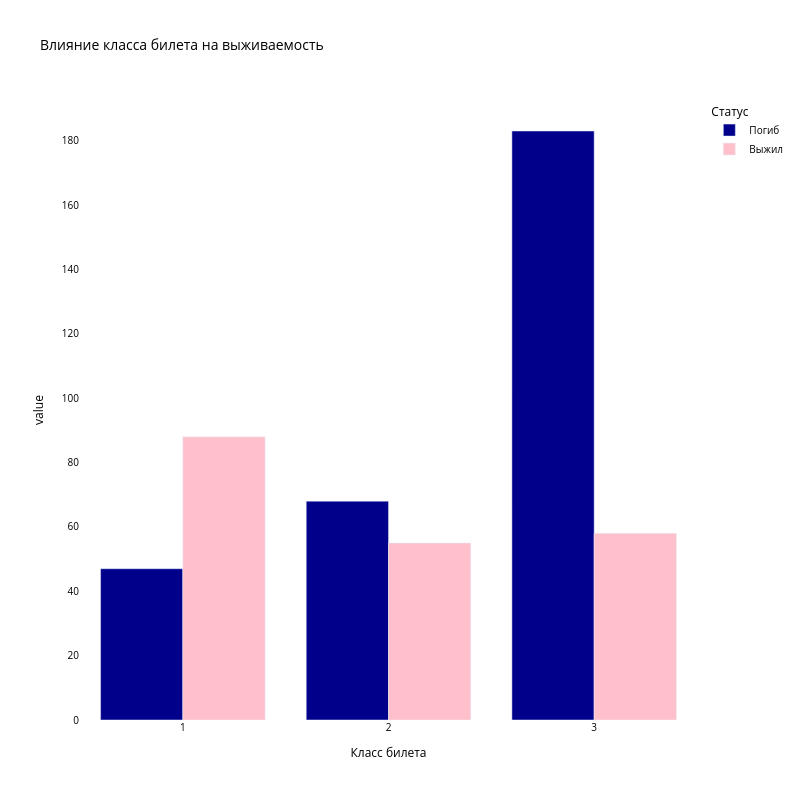

The notebook cell this image was saved under:
### Markdown cell above
Попробуем немного углубиться и понять, сколько погибших / выживших имели одинаковый класс билета

### Code cell
X_train_pclass = X_train.copy()

pclass_data_frame = pd.crosstab(X_train_pclass['Pclass'], y_train)
pclass_data_frame.columns = ['Погиб', 'Выжил']
pclass_data_frame = pclass_data_frame.reset_index()

fig = px.bar(pclass_data_frame,
             x = 'Pclass',
             y = ['Погиб', 'Выжил'],
             title = 'Влияние класса билета на выживаемость',
             labels={'Pclass': 'Класс билета', 'variable': 'Статус'},
             color_discrete_map = {'Погиб': 'darkblue', 'Выжил': 'pink'},
             barmode = 'group')

fig.update_layout(height = 800,
                  width = 800,
                  paper_bgcolor = 'white',
                  plot_bgcolor = 'white',
                  font = dict(size=10, color="black")
                  )
fig.show()

### Figure 1 — Plotly figure (JSON) as saved in the notebook; plotly's stock layout.template omitted (floating-point values rounded to 4 significant figures)
{"data": [{"alignmentgroup": "True", "hovertemplate": "Статус=Погиб<br>Класс билета=%{x}<br>value=%{y}<extra></extra>", "legendgroup": "Погиб", "marker": {"color": "darkblue", "pattern": {"shape": ""}}, "name": "Погиб", "offsetgroup": "Погиб", "orientation": "v", "showlegend": true, "textposition": "auto", "x": [1, 2, 3], "xaxis": "x", "y": [47, 68, 183], "yaxis": "y", "type": "bar"}, {"alignmentgroup": "True", "hovertemplate": "Статус=Выжил<br>Класс билета=%{x}<br>value=%{y}<extra></extra>", "legendgroup": "Выжил", "marker": {"color": "pink", "pattern": {"shape": ""}}, "name": "Выжил", "offsetgroup": "Выжил", "orientation": "v", "showlegend": true, "textposition": "auto", "x": [1, 2, 3], "xaxis": "x", "y": [88, 55, 58], "yaxis": "y", "type": "bar"}], "layout": {"xaxis": {"anchor": "y", "domain": [0.0, 1.0], "title": {"text": "Класс билета"}}, "yaxis": {"anchor": "x", "domain": [0.0, 1.0], "title": {"text": "value"}}, "legend": {"title": {"text": "Статус"}, "tracegroupgap": 0}, "title": {"text": "Влияние класса билета на выживаемость"}, "barmode": "group", "font": {"size": 10, "color": "black"}, "height": 800, "width": 800, "paper_bgcolor": "white", "plot_bgcolor": "white"}}
